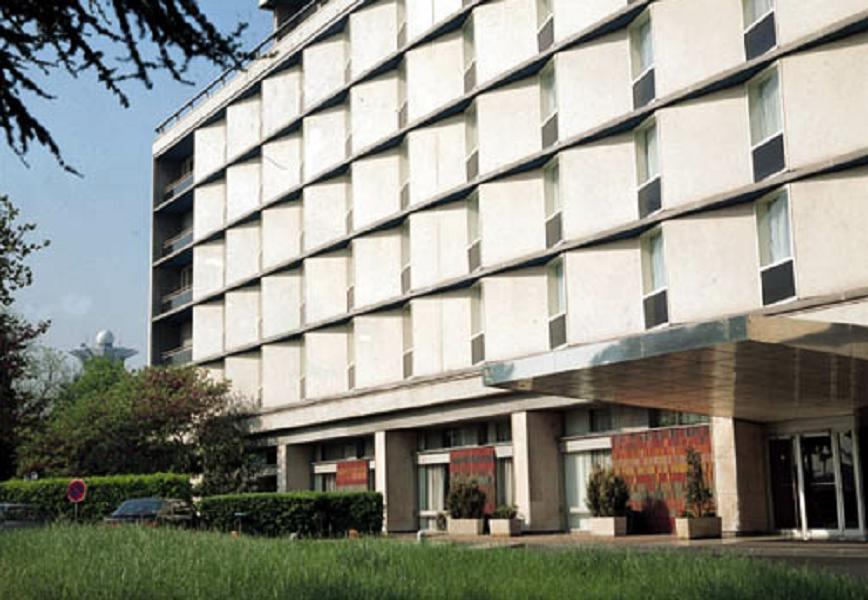
//> input picture openCV/openCV_study/data/building.jpg, 868 x 600 px
$ ./hough   (built with g++ and OpenCV 4)
//> lines starting //> are read from the running program, lines starting //| are printed output that depends on the picture; after the words box and inside, x2 and y2 are one past the last pixel; in counts of white or black regions, pixels touching at a corner belong together
#include "opencv2/opencv.hpp"
#include <iostream>

using namespace cv;
using namespace std;
std::string folder = "/home/matt/바탕화면/kuIotBigdataclass/openCV/openCV_study/data/";

int main() {
    Mat src = imread(folder + "building.jpg", IMREAD_GRAYSCALE);
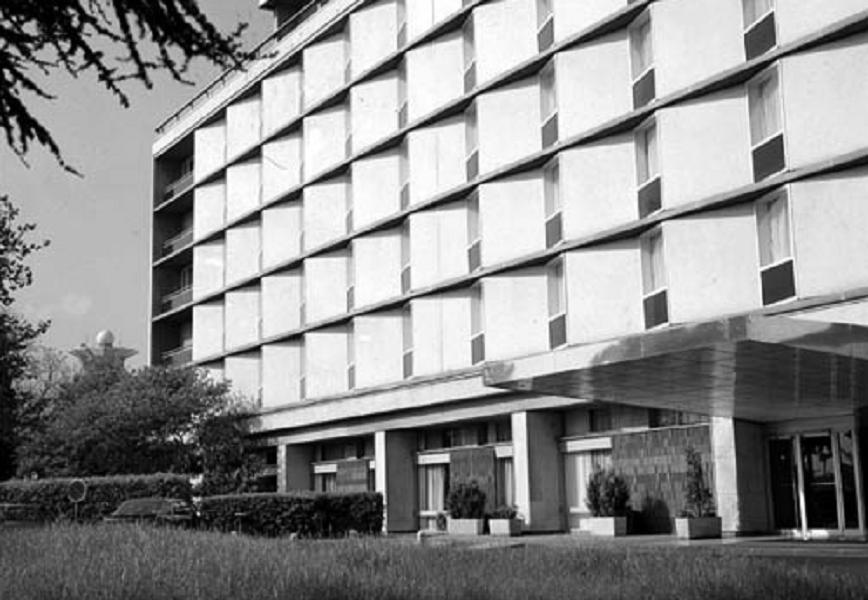
//> src: 600 rows x 868 cols, CV_8UC1; min 0, max 255, mean 142.3
    Mat dst1, dst2;

    Mat edge;
    Canny(src, edge, 50, 150);
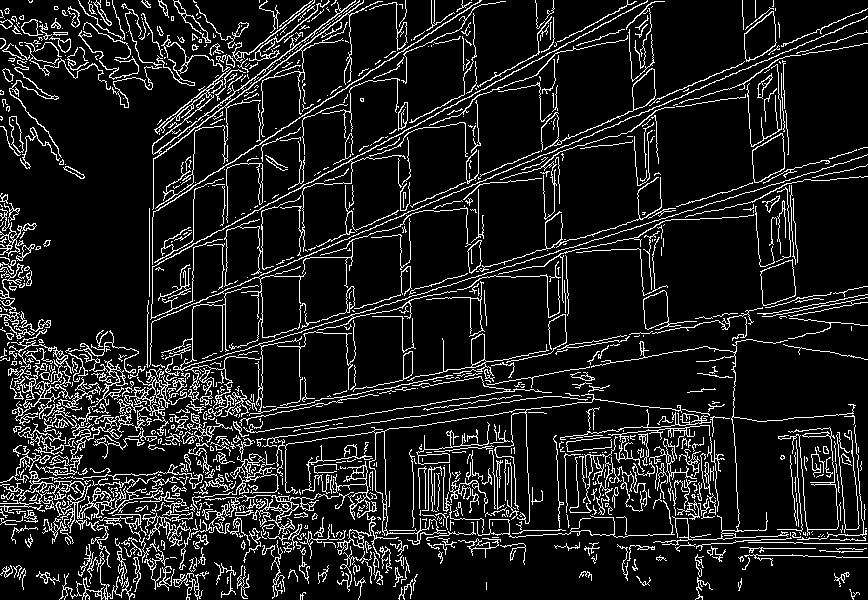
//> edge: 600 rows x 868 cols, CV_8UC1; 11.6% white in thin lines or dots

    vector<Vec2f> lines;
    HoughLines(edge, lines, 1, CV_PI/180, 250);
//> lines = 14 lines (rho, theta), first 12: [355, 1.17], [454, 1.38], [403, 1.27], [305, 1.08], [524, 1.59], [261, 0.99], [460, 1.36], [262, 0], [349, 1.17], [358, 1.15], [486, 1.48], [448, 1.38]

    Point pt1, pt2;
    for (size_t i = 0; i < lines.size(); i++) {
        float rho = lines[i][0], theta = lines[i][1];
        float x0 = rho * cos(theta), y0 = rho * sin(theta);
        float x1000 = 1000 * (-sin(theta));
        float y1000 = 1000 * cos(theta);
        pt1.x = cvRound(x0 - x1000);
        pt1.y = cvRound(y0 - y1000);
        pt2.x = cvRound(x0 + x1000);
        pt2.y = cvRound(y0 + y1000);
        line(src, pt1, pt2, Scalar(255), 2);
    }
//> this loop made 14 passes
//> (rho, theta, x0, y0, x1000, y1000) on passes 1 to 12: (355, 1.17, 138.7, 326.8, -920.5, 390.7), (454, 1.38, 86.63, 445.7, -981.6, 190.8), (403, 1.27, 117.8, 385.4, -956.3, 292.4), (305, 1.08, 143.2, 269.3, -882.9, 469.5), (524, 1.59, -9.15, 523.9, -999.8, -17.45), (261, 0.995, 142.2, 218.9, -838.7, 544.6), (460, 1.36, 95.64, 449.9, -978.1, 207.9), (262, 0, 262, 0, 0, 1000), (349, 1.17, 136.4, 321.3, -920.5, 390.7), (358, 1.15, 145.6, 327, -913.5, 406.7), (486, 1.48, 42.36, 484.2, -996.2, 87.16), (448, 1.38, 85.48, 439.8, -981.6, 190.8)
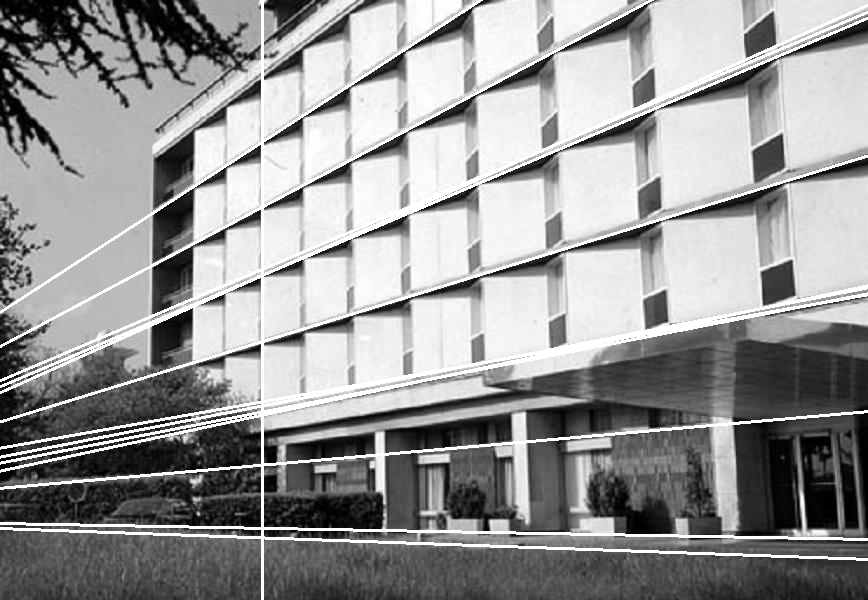
//> src: 600 rows x 868 cols, CV_8UC1; 6.09% of pixels changed, all inside (x1, y1, x2, y2) = (0, 0, 868, 600)
    imshow("edge", edge);
    imshow("src", src);
    waitKey();

    destroyAllWindows();
    return 0;
}

$ run again, with openCV/openCV_study/data/butterfly.jpg copied over openCV/openCV_study/data/building.jpg
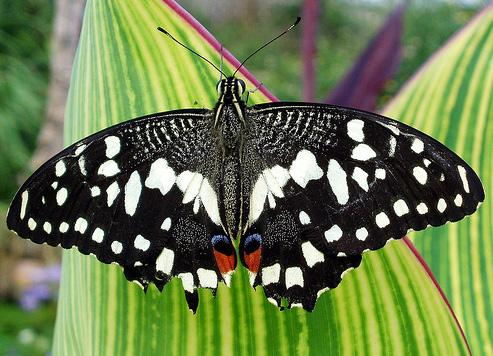
//> input picture openCV/openCV_study/data/butterfly.jpg, 493 x 356 px
//> `Mat src = imread(folder + "building.jpg", IMREAD_GRAYSCALE);`:
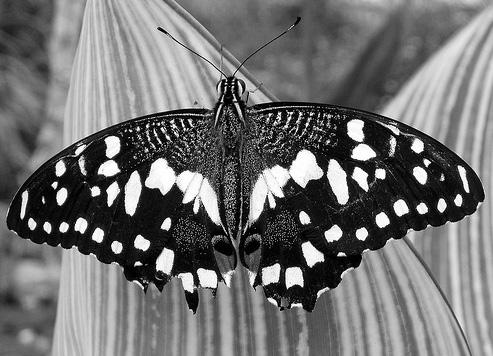
//> src: 356 rows x 493 cols, CV_8UC1; min 0, max 255, mean 113.3
//> `Canny(src, edge, 50, 150);`:
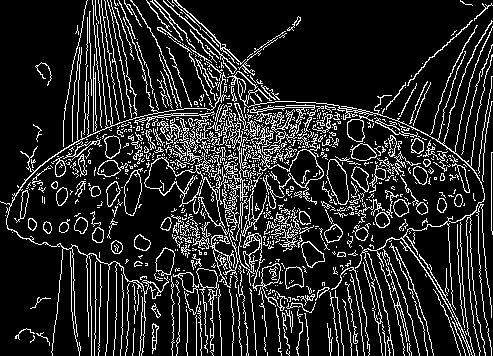
//> edge: 356 rows x 493 cols, CV_8UC1; 15.1% white in thin lines or dots
//> lines = empty

$ run again, with openCV/openCV_study/data/img1.jpg copied over openCV/openCV_study/data/building.jpg
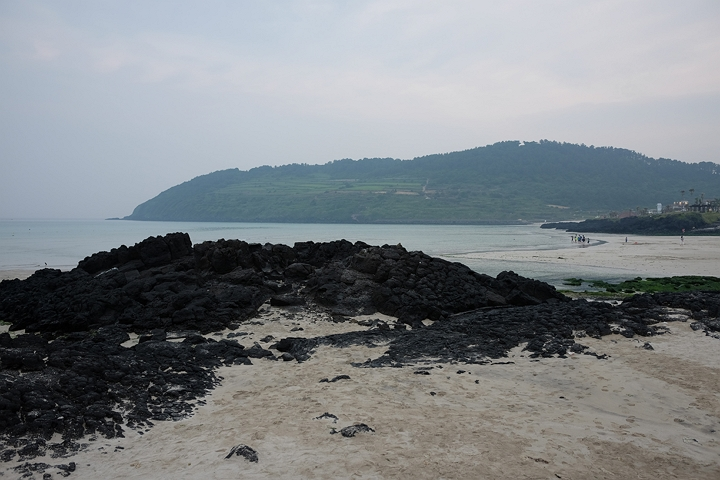
//> input picture openCV/openCV_study/data/img1.jpg, 720 x 480 px
//> `Canny(src, edge, 50, 150);`:
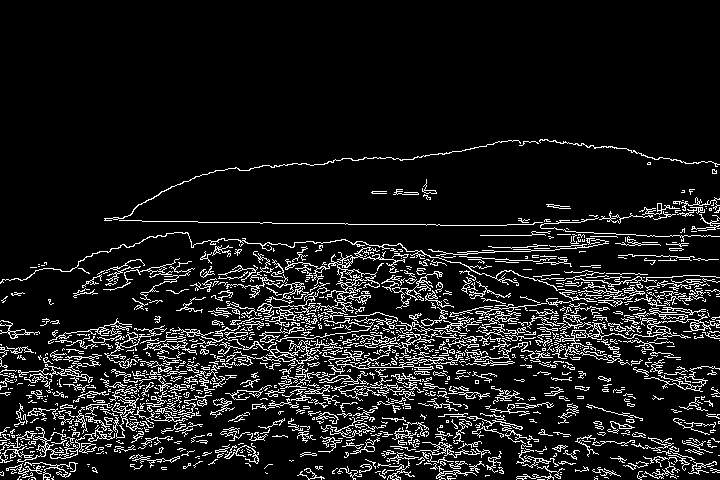
//> edge: 480 rows x 720 cols, CV_8UC1; 10.4% white in thin lines or dots, all inside (x1, y1, x2, y2) = (0, 139, 720, 480)
//> lines = 1 line (rho, theta): [442, 1.34]
//> the loop `for (size_t i = 0; i < lines.size(); i++)` made 1 pass
//> (rho, theta, x0, y0, x1000, y1000) on pass 1: (442, 1.34, 99.43, 430.7, -974.4, 225)
//> after the loop `for (size_t i = 0; i < lines.size(); i++)`:
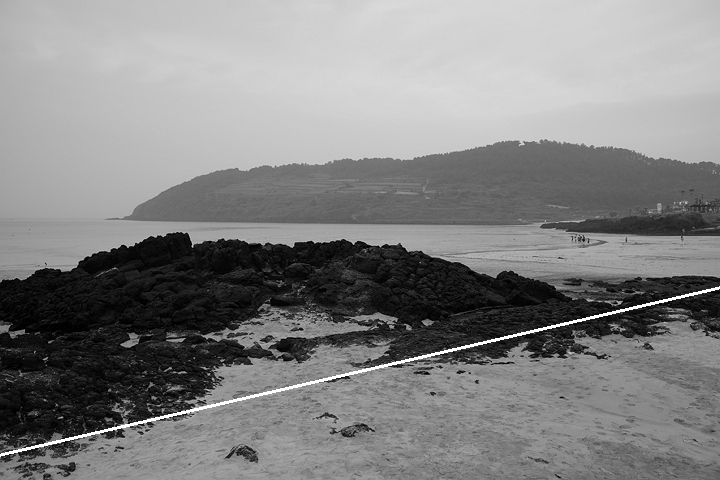
//> src: 480 rows x 720 cols, CV_8UC1; min 0, max 255, mean 130.7

$ run again, with openCV/openCV_study/data/img2.jpg copied over openCV/openCV_study/data/building.jpg
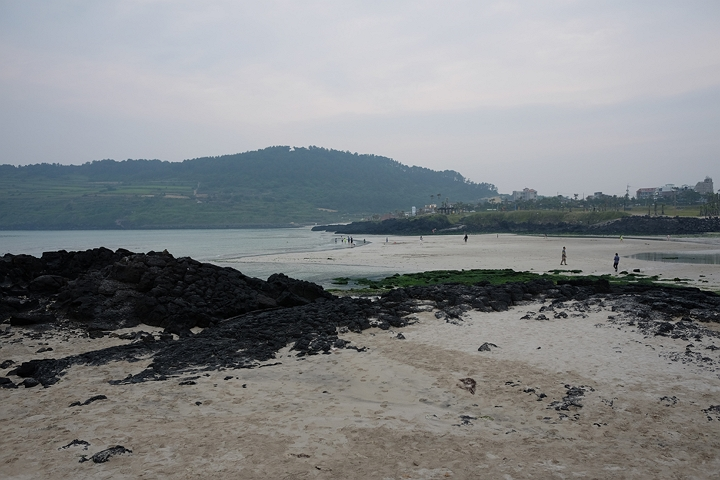
//> input picture openCV/openCV_study/data/img2.jpg, 720 x 480 px
//> `Canny(src, edge, 50, 150);`:
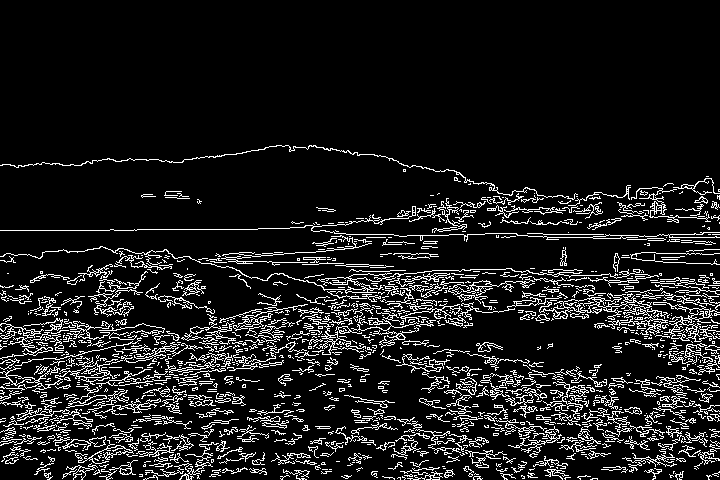
//> edge: 480 rows x 720 cols, CV_8UC1; 10.8% white in thin lines or dots, all inside (x1, y1, x2, y2) = (0, 145, 720, 480)
//> lines = 4 lines (rho, theta): [345, 1.5], [338, 1.52], [247, 1.62], [341, 1.5]
//> the loop `for (size_t i = 0; i < lines.size(); i++)` made 4 passes
//> (rho, theta, x0, y0, x1000, y1000) on passes 1 to 4: (345, 1.5, 24.07, 344.2, -997.6, 69.76), (338, 1.52, 17.69, 337.5, -998.6, 52.34), (247, 1.62, -12.93, 246.7, -998.6, -52.34), (341, 1.5, 23.79, 340.2, -997.6, 69.76)
//> after the loop `for (size_t i = 0; i < lines.size(); i++)`:
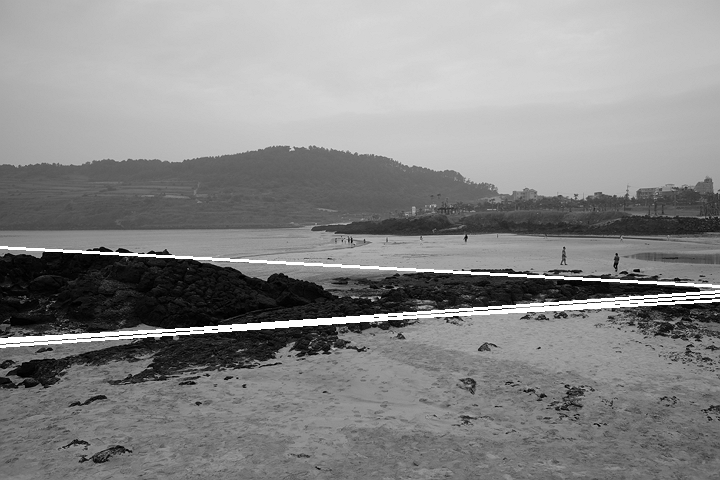
//> src: 480 rows x 720 cols, CV_8UC1; min 0, max 255, mean 135.8
